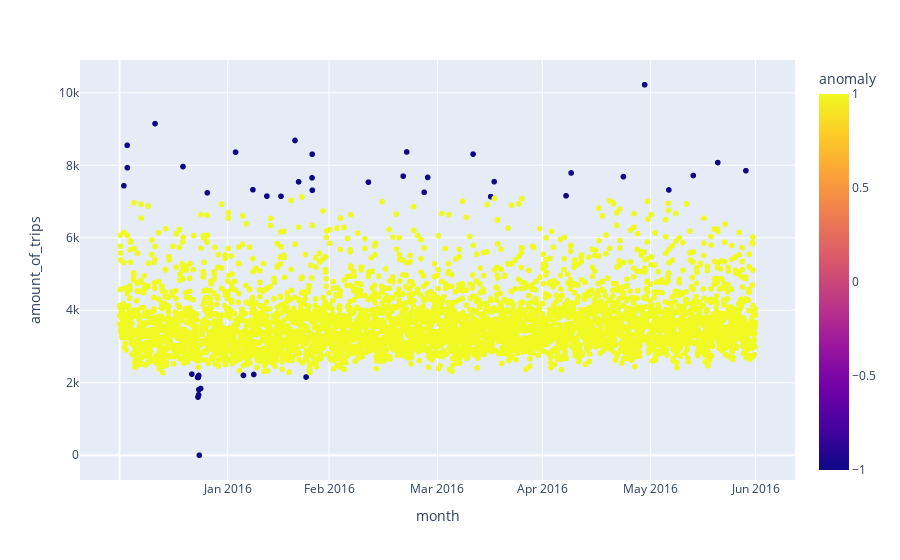

Notebook source saved alongside this figure:
### Code cell
fig = px.scatter(dist, x='hour', y='distance', color='anomaly', labels=['Mar 2016', 'Feb 2016'])
fig.update_layout(
    xaxis=dict(
        tickmode = 'array',
        tickvals = months['hour'],
        ticktext = months['month'],
        title='month'
    ),
    yaxis_title='amount_of_trips'
)
fig.show()

### Figure 1 — Plotly figure (JSON) as saved in the notebook; plotly's stock layout.template omitted (floating-point values rounded to 4 significant figures; data arrays with more than 128 entries replaced by an {"elided": "..."} marker saying what was removed)
{"data": [{"hovertemplate": "hour=%{x}<br>distance=%{y}<br>anomaly=%{marker.color}<extra></extra>", "legendgroup": "", "marker": {"color": {"elided": "4357 int values"}, "coloraxis": "coloraxis", "symbol": "circle"}, "mode": "markers", "name": "", "showlegend": false, "type": "scattergl", "x": {"elided": "4357 int values"}, "xaxis": "x", "y": {"elided": "4357 float values"}, "yaxis": "y"}], "layout": {"autosize": true, "coloraxis": {"colorbar": {"title": {"text": "anomaly"}}, "colorscale": [[0, "#0d0887"], [0.1111, "#46039f"], [0.2222, "#7201a8"], [0.3333, "#9c179e"], [0.4444, "#bd3786"], [0.5556, "#d8576b"], [0.6667, "#ed7953"], [0.7778, "#fb9f3a"], [0.8889, "#fdca26"], [1, "#f0f921"]]}, "legend": {"tracegroupgap": 0}, "margin": {"t": 60}, "xaxis": {"anchor": "y", "autorange": true, "domain": [0, 1], "range": [-265.0, 4632.0], "tickmode": "array", "ticktext": ["Apr 2016", "Feb 2016", "Jan 2016", "Jun 2016", "Mar 2016", "May 2016"], "tickvals": [2903, 1439, 743, 4367, 2183, 3647], "title": {"text": "month"}, "type": "linear"}, "yaxis": {"anchor": "x", "autorange": true, "domain": [0, 1], "range": [-791.5, 11010.0], "title": {"text": "amount_of_trips"}, "type": "linear"}}}
